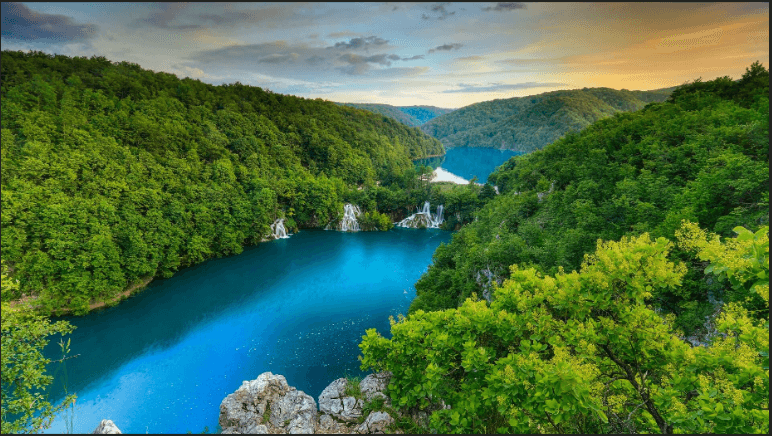
#> input picture Images/image2.png, 772 x 436 px, found by its file name
$ jupyter execute --allow-errors Mean_Shift.ipynb
#> lines starting #> are read from the running program, lines starting #| are printed output that depends on the picture
# Mean Shift - Generated data

Mean shift documentation [here](https://scikit-learn.org/stable/modules/generated/sklearn.cluster.MeanShift.html)

#> (a cell that did not finish here is left out)

[cell 2]
n_samples = 1000
random_state = 3
#> (the rest of this cell did not finish here and is left out)

#> (a cell that did not finish here is left out)

#> (a cell that did not finish here is left out)

#> (a cell that did not finish here is left out)

# **Mean shift on real data**

Download the fruits data [here](https://drive.google.com/file/d/1M8tiAWDZclABJN1Meq9oEHCLJTNyHdpP/view?usp=share_link)

[cell 6]
import numpy as np
import matplotlib.pyplot as plt
from sklearn.cluster import MeanShift

#> (a cell that did not finish here is left out)

#> (a cell that did not finish here is left out)

#> (a cell that did not finish here is left out)

#> (a cell that did not finish here is left out)

# **Mean shift on images**

Use any of the following images:
 - [image1.jpeg](https://drive.google.com/file/d/1ehjQbNbSLTPOdnzZf5mtcokH-Irb9Hsq/view?usp=sharing)
 - [image2.png](https://drive.google.com/file/d/1RxivIbgi2eAG6p1myuxQGJs2zhGEsH_4/view?usp=sharing)

[cell 11]
#Image segmentation from video using OpenCV and K-means clustering
from PIL import Image
import numpy as np
import matplotlib.pyplot as plt
from sklearn.cluster import MeanShift

[cell 12]
from PIL import Image
import numpy as np
import matplotlib.pyplot as plt

original_image = Image.open('../images/image2.png')
#> original_image is the input picture: PIL image 772x436 P; mean R, G, B 75, 111.6, 73.1
print(original_image.size)
#| (772, 436)
original_image = original_image.resize((150,100))
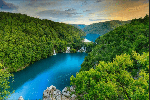
#> original_image: PIL image 150x100 P; mean R, G, B 75.3, 112.1, 73.7
print(original_image.size)
#| (150, 100)

# Converting from BGR Colours Space to RGB and HSV
img_rgb = original_image.convert('RGB')
img_hsv = original_image.convert('HSV')
#> img_hsv: PIL image 150x100 HSV; mean H, S, V 82.7, 163.2, 120.9

# Convert images to numpy arrays
img_rgb = np.array(img_rgb)
img_hsv = np.array(img_hsv)

print(img_rgb.shape, img_hsv.shape)
#| (100, 150, 3) (100, 150, 3)

_, axes = plt.subplots (1, 2, figsize = (12,5))
axes[0].imshow(img_rgb), axes[0].set_axis_off() #RGB
axes[1].imshow(img_hsv), axes[1].set_axis_off() #HSV
plt.tight_layout()
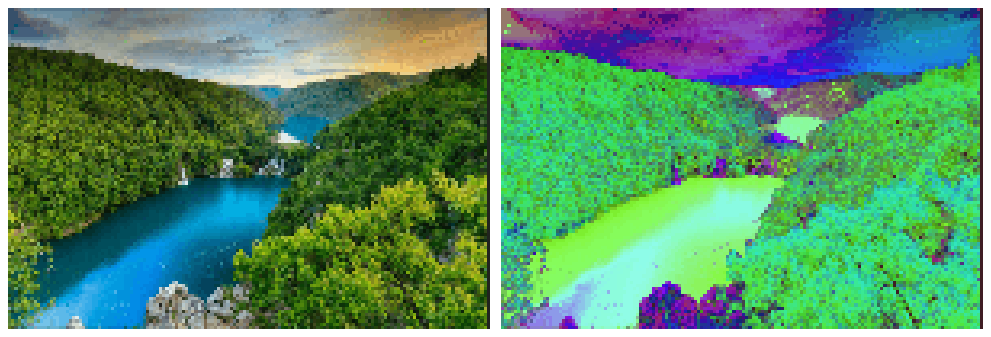
#> figure drawn by matplotlib, 2 panels

[cell 13]
#vectorized_rgb = _
#vectorized_rgb = np.float32(vectorized_rgb)

vectorized_hsv = img_hsv[:, :, 0].reshape(-1,1)
#> vectorized_hsv = 15000 values, max 156 at index 2, min 22 at index 35, mean 82.72
vectorized_hsv = np.float32(vectorized_hsv)

print(vectorized_hsv.shape)#, vectorized_hsv.shape)
#| (15000, 1)

## **RGB image**

[cell 14]
ms = MeanShift( bandwidth= 13 ,max_iter = 5).fit(vectorized_hsv)

[cell 15]
#clustered = kmeans.cluster_centers_[kmeans.labels_]
clustered_hsv = ms.predict(vectorized_hsv)
#> clustered_hsv = 15000 values, max 4 at index 1651, min 0 at index 58, mean 0.766
clustered_hsv = clustered_hsv.reshape(img_hsv.shape[:2])
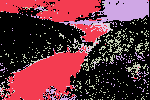
#> clustered_hsv: shape (100, 150) int64; 5 distinct labels, from 0 to 4; one colour per label, 0 black

print(vectorized_hsv.shape, img_rgb.shape, clustered_hsv.shape)
#| (15000, 1) (100, 150, 3) (100, 150)
print(len(ms.cluster_centers_))
#| 5

[cell 16]
_, axes = plt.subplots (1, 2, figsize = (12,5))
axes[0].imshow(img_rgb), axes[0].set_axis_off(), axes[0].set_title("Original")
axes[1].imshow(clustered_hsv, cmap='Paired'), axes[1].set_axis_off(), axes[1].set_title("Segmentation mask")
plt.tight_layout()
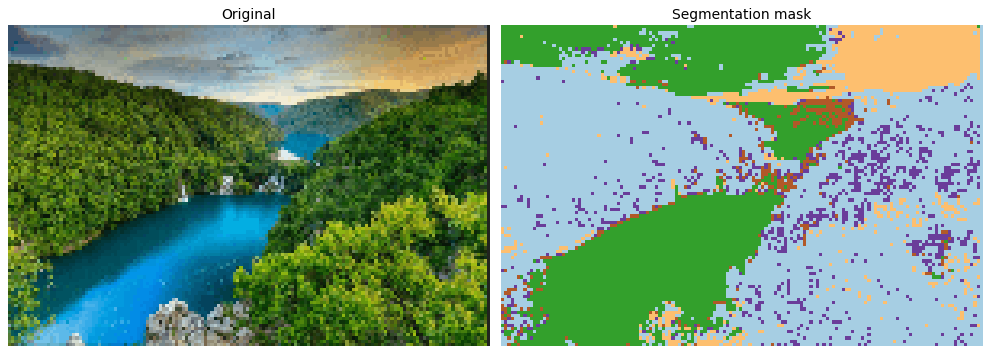
#> figure drawn by matplotlib, 2 panels

[cell 17]
np.unique(clustered_hsv)
#> Out = [0, 1, 2, 3, 4]
